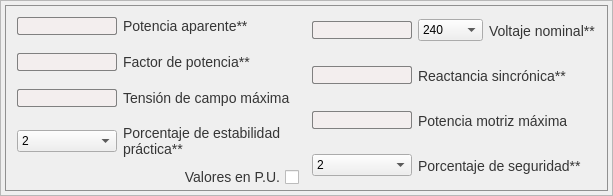
            <widget class="QFrame" name="liso_inputs">
             <property name="styleSheet">
              <string notr="true"/>
             </property>
             <property name="frameShape">
              <enum>QFrame::StyledPanel</enum>
             </property>
             <property name="frameShadow">
              <enum>QFrame::Raised</enum>
             </property>
             <layout class="QHBoxLayout" name="horizontalLayout_4">
              <property name="spacing">
               <number>0</number>
              </property>
              <property name="leftMargin">
               <number>4</number>
              </property>
              <property name="topMargin">
               <number>4</number>
              </property>
              <property name="rightMargin">
               <number>4</number>
              </property>
              <property name="bottomMargin">
               <number>4</number>
              </property>
              <item>
               <widget class="QFrame" name="liso_input_content">
                <property name="sizePolicy">
                 <sizepolicy hsizetype="Preferred" vsizetype="Preferred">
                  <horstretch>0</horstretch>
                  <verstretch>0</verstretch>
                 </sizepolicy>
                </property>
                <property name="minimumSize">
                 <size>
                  <width>0</width>
                  <height>0</height>
                 </size>
                </property>
                <property name="maximumSize">
                 <size>
                  <width>900</width>
                  <height>420</height>
                 </size>
                </property>
                <property name="styleSheet">
                 <string notr="true">QFrame{
border: 1px solid rgb(144, 144, 144);
}</string>
                </property>
                <property name="frameShape">
                 <enum>QFrame::StyledPanel</enum>
                </property>
                <property name="frameShadow">
                 <enum>QFrame::Raised</enum>
                </property>
                <layout class="QHBoxLayout" name="horizontalLayout_5">
                 <property name="spacing">
                  <number>0</number>
                 </property>
                 <property name="leftMargin">
                  <number>0</number>
                 </property>
                 <property name="topMargin">
                  <number>0</number>
                 </property>
                 <property name="rightMargin">
                  <number>0</number>
                 </property>
                 <property name="bottomMargin">
                  <number>0</number>
                 </property>
                 <item>
                  <widget class="QFrame" name="input_left">
                   <property name="styleSheet">
                    <string notr="true">QFrame{
border-style: none;
}</string>
                   </property>
                   <property name="frameShape">
                    <enum>QFrame::StyledPanel</enum>
                   </property>
                   <property name="frameShadow">
                    <enum>QFrame::Raised</enum>
                   </property>
                   <layout class="QVBoxLayout" name="verticalLayout_10">
                    <property name="spacing">
                     <number>0</number>
                    </property>
                    <property name="leftMargin">
                     <number>2</number>
                    </property>
                    <property name="topMargin">
                     <number>2</number>
                    </property>
                    <property name="rightMargin">
                     <number>2</number>
                    </property>
                    <property name="bottomMargin">
                     <number>2</number>
                    </property>
                    <item>
                     <widget class="QFrame" name="frame_19">
                      <property name="minimumSize">
                       <size>
                        <width>200</width>
                        <height>0</height>
                       </size>
                      </property>
                      <property name="frameShape">
                       <enum>QFrame::StyledPanel</enum>
                      </property>
                      <property name="frameShadow">
                       <enum>QFrame::Raised</enum>
                      </property>
                      <layout class="QHBoxLayout" name="horizontalLayout_11">
                       <item>
                        <widget class="QLineEdit" name="liso_p_aparente">
                         <property name="maximumSize">
                          <size>
                           <width>100</width>
                           <height>16777215</height>
                          </size>
                         </property>
                         <property name="styleSheet">
                          <string notr="true">QLineEdit{
background-color: rgb(243, 238, 238);
border-radius: 2px;
border: 1px solid gray;
}</string>
                         </property>
                        </widget>
                       </item>
                       <item>
                        <widget class="QLabel" name="liso_p_aparente_label">
                         <property name="maximumSize">
                          <size>
                           <width>200</width>
                           <height>16777215</height>
                          </size>
                         </property>
                         <property name="font">
                          <font>
                           <pointsize>-1</pointsize>
                           <weight>50</weight>
                           <bold>false</bold>
                          </font>
                         </property>
                         <property name="styleSheet">
                          <string notr="true">QLabel{
color: rgb(53, 53, 53);
font-size: 14px;
}</string>
                         </property>
                         <property name="text">
                          <string>Potencia aparente**</string>
                         </property>
                         <property name="alignment">
                          <set>Qt::AlignLeading|Qt::AlignLeft|Qt::AlignVCenter</set>
                         </property>
                        </widget>
                       </item>
                      </layout>
                     </widget>
                    </item>
                    <item>
                     <widget class="QFrame" name="frame_20">
                      <property name="frameShape">
                       <enum>QFrame::StyledPanel</enum>
                      </property>
                      <property name="frameShadow">
                       <enum>QFrame::Raised</enum>
                      </property>
                      <layout class="QHBoxLayout" name="horizontalLayout_12">
                       <item>
                        <widget class="QLineEdit" name="liso_f_p">
                         <property name="maximumSize">
                          <size>
                           <width>100</width>
                           <height>16777215</height>
                          </size>
                         </property>
                         <property name="styleSheet">
                          <string notr="true">QLineEdit{
background-color: rgb(243, 238, 238);
border-radius: 2px;
border: 1px solid gray;
}</string>
                         </property>
                        </widget>
                       </item>
                       <item>
                        <widget class="QLabel" name="liso_f_p_label">
                         <property name="maximumSize">
                          <size>
                           <width>200</width>
                           <height>16777215</height>
                          </size>
                         </property>
                         <property name="styleSheet">
                          <string notr="true">QLabel{
color: rgb(53, 53, 53);
font-size: 14px;
}</string>
                         </property>
                         <property name="text">
                          <string>Factor de potencia**</string>
                         </property>
                         <property name="alignment">
                          <set>Qt::AlignLeading|Qt::AlignLeft|Qt::AlignVCenter</set>
                         </property>
                        </widget>
                       </item>
                      </layout>
                     </widget>
                    </item>
                    <item>
                     <widget class="QFrame" name="frame_21">
                      <property name="frameShape">
                       <enum>QFrame::StyledPanel</enum>
                      </property>
                      <property name="frameShadow">
                       <enum>QFrame::Raised</enum>
                      </property>
                      <layout class="QHBoxLayout" name="horizontalLayout_13">
                       <item>
                        <widget class="QLineEdit" name="liso_t_m_c">
                         <property name="maximumSize">
                          <size>
                           <width>100</width>
                           <height>16777215</height>
                          </size>
                         </property>
                         <property name="styleSheet">
                          <string notr="true">QLineEdit{
background-color: rgb(243, 238, 238);
border-radius: 2px;
border: 1px solid gray;
}</string>
                         </property>
                        </widget>
                       </item>
                       <item>
                        <widget class="QLabel" name="liso_t_m_c_label">
                         <property name="maximumSize">
                          <size>
                           <width>200</width>
                           <height>16777215</height>
                          </size>
                         </property>
                         <property name="styleSheet">
                          <string notr="true">QLabel{
color: rgb(53, 53, 53);
font-size: 14px;
}</string>
                         </property>
                         <property name="text">
                          <string>Tensión de campo máxima</string>
                         </property>
                         <property name="alignment">
                          <set>Qt::AlignLeading|Qt::AlignLeft|Qt::AlignVCenter</set>
                         </property>
                        </widget>
                       </item>
                      </layout>
                     </widget>
                    </item>
                    <item>
                     <widget class="QFrame" name="frame_23">
                      <property name="frameShape">
                       <enum>QFrame::StyledPanel</enum>
                      </property>
                      <property name="frameShadow">
                       <enum>QFrame::Raised</enum>
                      </property>
                      <layout class="QHBoxLayout" name="horizontalLayout_14">
                       <item>
                        <widget class="QComboBox" name="liso_estabilidad_practica">
                         <property name="maximumSize">
                          <size>
                           <width>100</width>
                           <height>16777215</height>
                          </size>
                         </property>
                         <item>
                          <property name="text">
                           <string>2</string>
                          </property>
                         </item>
                         <item>
                          <property name="text">
                           <string>5</string>
                          </property>
                         </item>
                         <item>
                          <property name="text">
                           <string>10</string>
                          </property>
                         </item>
                         <item>
                          <property name="text">
                           <string>12</string>
                          </property>
                         </item>
                         <item>
                          <property name="text">
                           <string>15</string>
                          </property>
                         </item>
                        </widget>
                       </item>
                       <item>
                        <widget class="QLabel" name="liso_estabilidad_practica_label">
                         <property name="maximumSize">
                          <size>
                           <width>200</width>
                           <height>16777215</height>
                          </size>
                         </property>
                         <property name="styleSheet">
                          <string notr="true">QLabel{
color: rgb(53, 53, 53);
font-size: 14px;
}</string>
                         </property>
                         <property name="text">
                          <string>Porcentaje de estabilidad práctica**</string>
                         </property>
                         <property name="alignment">
                          <set>Qt::AlignLeading|Qt::AlignLeft|Qt::AlignVCenter</set>
                         </property>
                         <property name="wordWrap">
                          <bool>true</bool>
                         </property>
                        </widget>
                       </item>
                      </layout>
                     </widget>
                    </item>
                    <item>
                     <widget class="QCheckBox" name="liso_pu_check">
                      <property name="layoutDirection">
                       <enum>Qt::RightToLeft</enum>
                      </property>
                      <property name="styleSheet">
                       <string notr="true">QCheckBox{
color: rgb(53, 53, 53);
font-size: 14px;
}</string>
                      </property>
                      <property name="text">
                       <string>Valores en P.U.</string>
                      </property>
                     </widget>
                    </item>
                   </layout>
                  </widget>
                 </item>
                 <item>
                  <widget class="QFrame" name="input_right">
                   <property name="styleSheet">
                    <string notr="true">QFrame{
border-style: none;
}</string>
                   </property>
                   <property name="frameShape">
                    <enum>QFrame::StyledPanel</enum>
                   </property>
                   <property name="frameShadow">
                    <enum>QFrame::Raised</enum>
                   </property>
                   <layout class="QVBoxLayout" name="verticalLayout_9">
                    <property name="spacing">
                     <number>0</number>
                    </property>
                    <property name="leftMargin">
                     <number>2</number>
                    </property>
                    <property name="topMargin">
                     <number>2</number>
                    </property>
                    <property name="rightMargin">
                     <number>2</number>
                    </property>
                    <property name="bottomMargin">
                     <number>2</number>
                    </property>
                    <item>
                     <widget class="QFrame" name="cont_voltaje_nom">
                      <property name="frameShape">
                       <enum>QFrame::StyledPanel</enum>
                      </property>
                      <property name="frameShadow">
                       <enum>QFrame::Raised</enum>
                      </property>
                      <layout class="QHBoxLayout" name="horizontalLayout_6">
                       <item>
                        <widget class="QLineEdit" name="liso_v_nom_pu">
                         <property name="maximumSize">
                          <size>
                           <width>100</width>
                           <height>16777215</height>
                          </size>
                         </property>
                         <property name="styleSheet">
                          <string notr="true">QLineEdit{
background-color: rgb(243, 238, 238);
border-radius: 2px;
border: 1px solid gray;
}</string>
                         </property>
                        </widget>
                       </item>
                       <item>
                        <widget class="QComboBox" name="voltaje_nominal">
                         <property name="minimumSize">
                          <size>
                           <width>0</width>
                           <height>0</height>
                          </size>
                         </property>
                         <property name="maximumSize">
                          <size>
                           <width>100</width>
                           <height>16777215</height>
                          </size>
                         </property>
                         <property name="styleSheet">
                          <string notr="true"/>
                         </property>
                         <item>
                          <property name="text">
                           <string>240</string>
                          </property>
                         </item>
                         <item>
                          <property name="text">
                           <string>480</string>
                          </property>
                         </item>
                         <item>
                          <property name="text">
                           <string>600</string>
                          </property>
                         </item>
                         <item>
                          <property name="text">
                           <string>2400</string>
                          </property>
                         </item>
                         <item>
                          <property name="text">
                           <string>4160</string>
                          </property>
                         </item>
                         <item>
                          <property name="text">
                           <string>4800</string>
                          </property>
                         </item>
                         <item>
                          <property name="text">
                           <string>6900</string>
                          </property>
                         </item>
                         <item>
                          <property name="text">
                           <string>13800</string>
                          </property>
                         </item>
                         <item>
                          <property name="text">
                           <string>23000</string>
                          </property>
                         </item>
                         <item>
                          <property name="text">
                           <string>34500</string>
                          </property>
                         </item>
                         <item>
                          <property name="text">
                           <string>46000</string>
                          </property>
                         </item>
                         <item>
                          <property name="text">
                           <string>69000</string>
                          </property>
                         </item>
                        </widget>
                       </item>
                       <item>
                        <widget class="QLabel" name="liso_v_n_label">
                         <property name="maximumSize">
                          <size>
                           <width>200</width>
                           <height>16777215</height>
                          </size>
                         </property>
                         <property name="styleSheet">
                          <string notr="true">QLabel{
color: rgb(53, 53, 53);
font-size: 14px;
}</string>
                         </property>
                         <property name="text">
                          <string>Voltaje nominal**</string>
                         </property>
                         <property name="alignment">
                          <set>Qt::AlignLeading|Qt::AlignLeft|Qt::AlignVCenter</set>
                         </property>
                        </widget>
                       </item>
                      </layout>
                     </widget>
                    </item>
                    <item>
                     <widget class="QFrame" name="cont_r_s">
                      <property name="frameShape">
                       <enum>QFrame::StyledPanel</enum>
                      </property>
                      <property name="frameShadow">
                       <enum>QFrame::Raised</enum>
                      </property>
                      <layout class="QHBoxLayout" name="horizontalLayout_7">
                       <item>
                        <widget class="QLineEdit" name="liso_r_s">
                         <property name="maximumSize">
                          <size>
                           <width>100</width>
                           <height>16777215</height>
                          </size>
                         </property>
                         <property name="styleSheet">
                          <string notr="true">QLineEdit{
background-color: rgb(243, 238, 238);
border-radius: 2px;
border: 1px solid gray;
}</string>
                         </property>
                        </widget>
                       </item>
                       <item>
                        <widget class="QLabel" name="liso_r_s_label">
                         <property name="maximumSize">
                          <size>
                           <width>200</width>
                           <height>16777215</height>
                          </size>
                         </property>
                         <property name="styleSheet">
                          <string notr="true">QLabel{
color: rgb(53, 53, 53);
font-size: 14px;
}</string>
                         </property>
                         <property name="text">
                          <string>Reactancia sincrónica**</string>
                         </property>
                         <property name="alignment">
                          <set>Qt::AlignLeading|Qt::AlignLeft|Qt::AlignVCenter</set>
                         </property>
                        </widget>
                       </item>
                      </layout>
                     </widget>
                    </item>
                    <item>
                     <widget class="QFrame" name="cont_p_m">
                      <property name="frameShape">
                       <enum>QFrame::StyledPanel</enum>
                      </property>
                      <property name="frameShadow">
                       <enum>QFrame::Raised</enum>
                      </property>
                      <layout class="QHBoxLayout" name="horizontalLayout_8">
                       <item>
                        <widget class="QLineEdit" name="liso_p_m">
                         <property name="maximumSize">
                          <size>
                           <width>100</width>
                           <height>16777215</height>
                          </size>
                         </property>
                         <property name="styleSheet">
                          <string notr="true">QLineEdit{
background-color: rgb(243, 238, 238);
border-radius: 2px;
border: 1px solid gray;
}</string>
                         </property>
                        </widget>
                       </item>
                       <item>
                        <widget class="QLabel" name="liso_p_m_label">
                         <property name="maximumSize">
                          <size>
                           <width>200</width>
                           <height>16777215</height>
                          </size>
                         </property>
                         <property name="styleSheet">
                          <string notr="true">QLabel{
color: rgb(53, 53, 53);
font-size: 14px;
}</string>
                         </property>
                         <property name="text">
                          <string>Potencia motriz máxima</string>
                         </property>
                         <property name="alignment">
                          <set>Qt::AlignLeading|Qt::AlignLeft|Qt::AlignVCenter</set>
                         </property>
                        </widget>
                       </item>
                      </layout>
                     </widget>
                    </item>
                    <item>
                     <widget class="QFrame" name="cont_seg_max">
                      <property name="frameShape">
                       <enum>QFrame::StyledPanel</enum>
                      </property>
                      <property name="frameShadow">
                       <enum>QFrame::Raised</enum>
                      </property>
                      <layout class="QHBoxLayout" name="horizontalLayout_9">
                       <item>
                        <widget class="QComboBox" name="liso_porcentaje_seg">
                         <property name="minimumSize">
                          <size>
                           <width>0</width>
                           <height>0</height>
                          </size>
                         </property>
                         <property name="maximumSize">
                          <size>
                           <width>100</width>
                           <height>16777215</height>
                          </size>
                         </property>
                         <property name="styleSheet">
                          <string notr="true"/>
                         </property>
                         <item>
                          <property name="text">
                           <string>2</string>
                          </property>
                         </item>
                         <item>
                          <property name="text">
                           <string>5</string>
                          </property>
                         </item>
                         <item>
                          <property name="text">
                           <string>10</string>
                          </property>
                         </item>
                         <item>
                          <property name="text">
                           <string>12</string>
                          </property>
                         </item>
                         <item>
                          <property name="text">
                           <string>15</string>
                          </property>
                         </item>
                        </widget>
                       </item>
                       <item>
                        <widget class="QLabel" name="liso_porcentaj_seg_label">
                         <property name="maximumSize">
                          <size>
                           <width>200</width>
                           <height>16777215</height>
                          </size>
                         </property>
                         <property name="styleSheet">
                          <string notr="true">QLabel{
color: rgb(53, 53, 53);
font-size: 14px;
}</string>
                         </property>
                         <property name="text">
                          <string>Porcentaje de seguridad**</string>
                         </property>
                         <property name="alignment">
                          <set>Qt::AlignLeading|Qt::AlignLeft|Qt::AlignVCenter</set>
                         </property>
                        </widget>
                       </item>
                      </layout>
                     </widget>
                    </item>
                   </layout>
                  </widget>
                 </item>
                </layout>
               </widget>
              </item>
             </layout>
            </widget>
